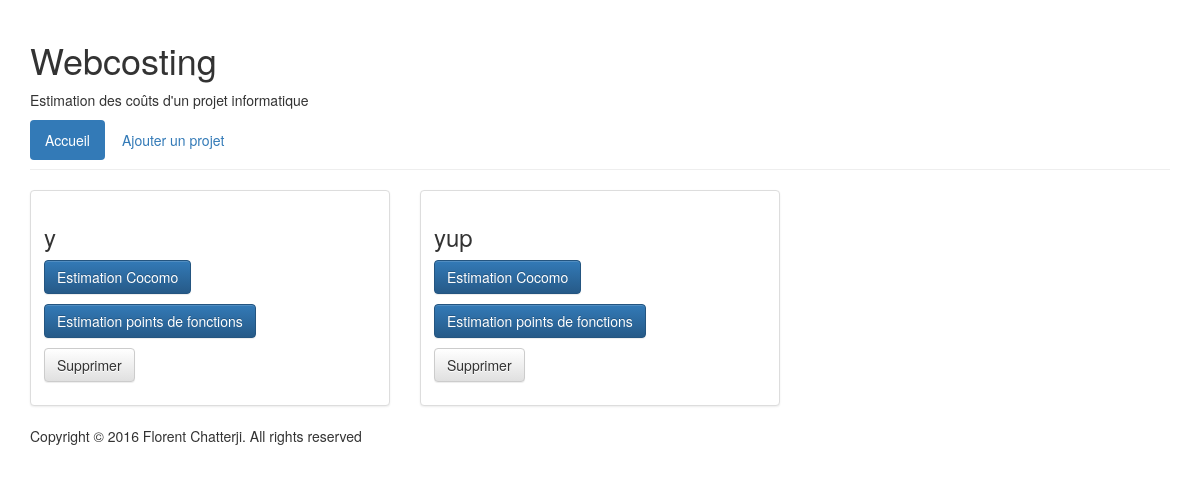
The page /webcosting/ on the database as committed earlier.
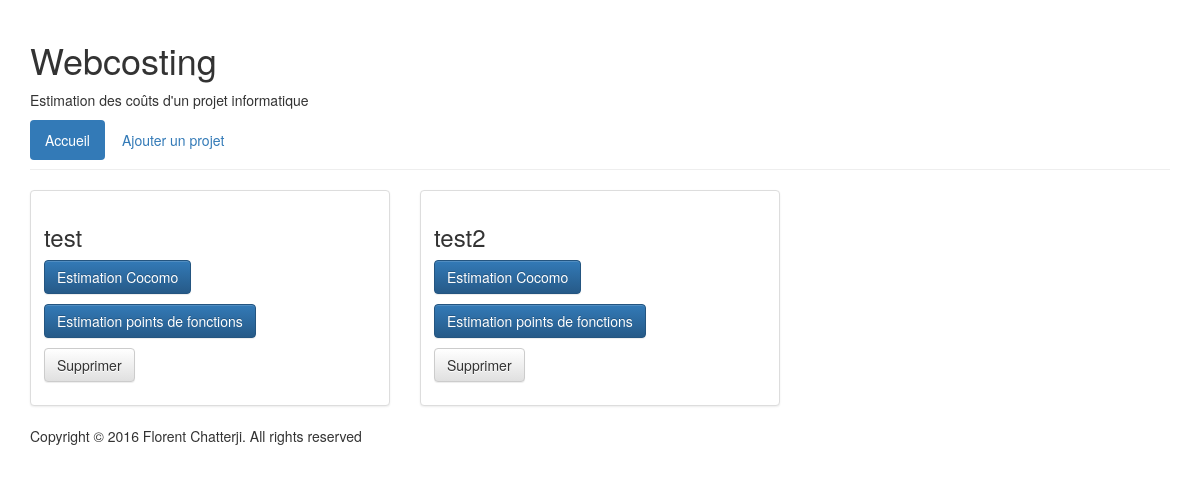
The same page on the database as committed later.
### webcosting/models.py (models this page shows, shortened)
class Projet(models.Model):
    nom_projet = models.CharField(
        'nom du projet',
        max_length=100,
        default=None
        )
    date_dernier_enregistrement = models.DateTimeField(
        'date du dernier enregistrement',
        auto_now=True,
        null=True
        )
    ORGANIQUE = 'OR'
    SEMIDETACHE = 'SD'
    EMBARQUE = 'EM'
    TYPE_PROJET_CHOIX = (
        (ORGANIQUE, 'organique'),
        (SEMIDETACHE, 'semi-détaché'),
        (EMBARQUE, 'embarqué'),
    )
    type_projet = models.CharField(
        max_length=2,
        choices=TYPE_PROJET_CHOIX,
        default='organique'
        )
    taille_projet = models.ForeignKey(
        TailleProjet,
        on_delete=models.CASCADE,
        blank=True,
        null=True,
        )
    language_de_programmation = models.ForeignKey(
        LanguageDeProgrammation,
        on_delete=models.CASCADE,
        blank=True,
        null=True,
        )
    facteur_ajustement = models.IntegerField(
        default=1,
        blank=True,
        null=True,
        )
    FIAB_CHOIX = (
        (0.75, 'très bas: 0.75'),
        (0.88, 'bas: 0.88'),
        (1.00, 'moyen: 1.00'),
        (1.15, 'élevé: 1.15'),
        (1.40, 'très élevé: 1.40'),
        )
    fiab = models.FloatField(
        choices=FIAB_CHOIX,
        default=None,
        blank=True,
        null=True,
        )
    DONN_CHOIX = (
        (0.94, 'bas (0.94)'),
        (1.00, 'moyen (1.00)'),
        (1.08, 'élevé (1.08)'),
        (1.16, 'très élevé (1.16)'),
        )
    donn = models.FloatField(
        choices=DONN_CHOIX,
        default=None,
        blank=True,
        null=True,
        )
    CPLX_CHOIX = (
        (0.70, 'très bas: 0.70'),
        (0.85, 'bas: 0.85'),
        (1.00, 'moyen: 1.00'),
        (1.15, 'élevé: 1.15'),
        (1.30, 'très élevé: 1.30'),
        (1.65, 'très très élevé: 1.65'),
        )
    cplx = models.FloatField(
        choices=CPLX_CHOIX,
        default=None,
        blank=True,
        null=True,
        )
    def _point_de_fonction_brut(self):
        fonctions = Fonction.objects.filter(projet=self.id)
        point_de_fonction_brut = 0
        for fonction in fonctions:
            point_de_fonction_brut += fonction.point_de_fonction_brut
        return point_de_fonction_brut
    point_de_fonction_brut = property(_point_de_fonction_brut)
    def _point_de_fonction_net(self):
        return self.facteur_ajustement * self.point_de_fonction_brut
    point_de_fonction_net = property(_point_de_fonction_net)
    def _charge_de_travail_point_de_fonction(self):
        taille_projet = TailleProjet.objects.get(taille_projet=self.taille_projet)
        charge_de_travail = taille_projet.charge_de_travail
        return charge_de_travail * self.point_de_fonction_net
    charge_de_travail_point_de_fonction = property(_charge_de_travail_point_de_fonction)
    def _ligne_de_code(self):
        language_de_programmation = LanguageDeProgrammation.objects.get(language_de_programmation=self.language_de_programmation)
        ligne_de_code_par_points_de_fonctions = language_de_programmation.ligne_de_code_par_points_de_fonctions
        return ligne_de_code_par_points_de_fonctions * self.point_de_fonction_net / 1000.0
    ligne_de_code = property(_ligne_de_code)
    def _effort_simple(self):
        A = Coefficient.objects.get(
            type_coefficient='A',
            type_projet=self.type_projet,
            )
        B = Coefficient.objects.get(
            type_coefficient='B',
            type_projet=self.type_projet,
            )
        A = A.valeur_coefficient
        B = B.valeur_coefficient
        ligne_de_code = self.ligne_de_code
        effort_simple = A * (ligne_de_code ** B)
        effort_simple = round(effort_simple, 2)
        return effort_simple
    effort_simple = property(_effort_simple)
    def _charge_de_travail_cocomo(self):
        effort_simple = self.effort_simple
        moyenne_degres_integration = self.fiab / 1.0
        effort_intermediaire = moyenne_degres_integration * effort_simple
        effort_intermediaire = round(effort_intermediaire, 2)
        return effort_intermediaire
    charge_de_travail_cocomo = property(_charge_de_travail_cocomo)
    def _temps_de_developpement(self):
        C = Coefficient.objects.get(
            type_coefficient='C',
            type_projet=self.type_projet
            )
        D = Coefficient.objects.get(
            type_coefficient='D',
            type_projet=self.type_projet
            )
        C = C.valeur_coefficient
        D = D.valeur_coefficient
        effort_simple = self.effort_simple
        temps_de_developpement = C * (effort_simple ** D)
        temps_de_developpement = round(temps_de_developpement, 2)
        return temps_de_developpement
    temps_de_developpement = property(_temps_de_developpement)

### webcosting/views.py (the view)
class IndexView(generic.ListView):
    template_name = 'webcosting/index.html'
    context_object_name = 'all_projets'
    def get_queryset(self):
        return Projet.objects.all()

### webcosting/templates/webcosting/index.html (shortened to what this page needs)
{% extends "webcosting/base.html" %}
{% block navigation %}
<ul class="nav nav-pills">
  <li role="presentation" class="active"><a href="{% url 'webcosting:index' %}">Accueil</a></li>
  <li role="presentation"><a href="{% url 'webcosting:projet_add' %}" role="button">Ajouter un projet</a></li>
</ul>
{% endblock %}
{% block content %}
<div class="row">
  {% for projet in all_projets %}
  <div class="col-sm-6 col-md-4">
    <div class="thumbnail">
      <div class="caption">
        <h3>{{ projet.nom_projet }}</h3>
        <p><a href="{% url 'webcosting:cocomo_update' projet.id %}" class="btn btn-primary" role="button">Estimation Cocomo</a></p>
        <p><a href="{% url 'webcosting:fonction' projet.id %}" class="btn btn-primary" role="button">Estimation points de fonctions</a></p>
        <p>
          <form action="{% url 'webcosting:projet_delete' projet.id %}" method="post">
            <button type="submit" class="btn btn-default">Supprimer</button>
          </form>
        </p>
      </div>
    </div>
  </div>
  {% endfor %}
</div>
{% endblock %}

Rows that differ between the two databases and show on the page:
removed Projet: nom_projet "y"
removed Projet: nom_projet "yup"
added Projet: nom_projet "test"
added Projet: nom_projet "test2"
